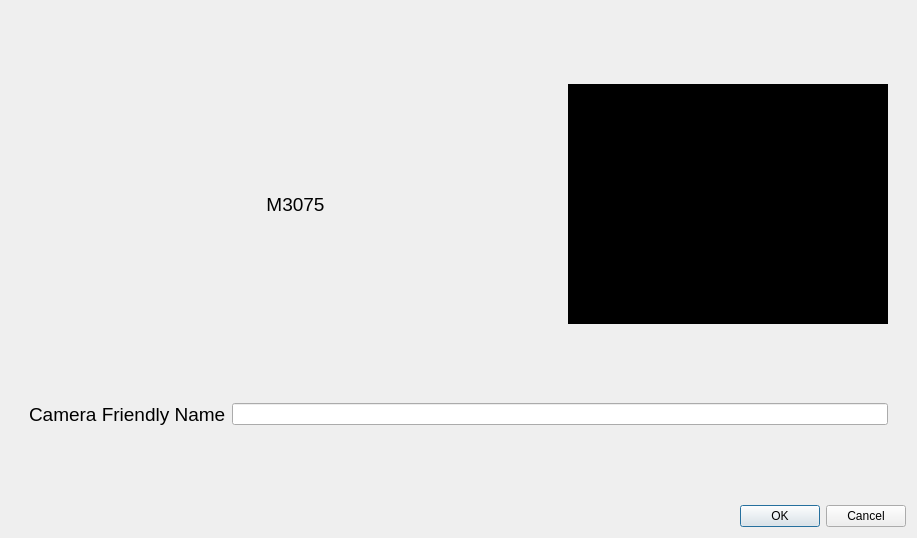
<?xml version="1.0" encoding="UTF-8"?>
<ui version="4.0">
 <class>FriendlyName</class>
 <widget class="QDialog" name="FriendlyName">
  <property name="geometry">
   <rect>
    <x>0</x>
    <y>0</y>
    <width>917</width>
    <height>538</height>
   </rect>
  </property>
  <property name="windowTitle">
   <string>Dialog</string>
  </property>
  <layout class="QVBoxLayout" name="verticalLayout">
   <item>
    <widget class="QWidget" name="widget" native="true">
     <layout class="QVBoxLayout" name="verticalLayout_2">
      <item>
       <widget class="QWidget" name="widget_2" native="true">
        <property name="sizePolicy">
         <sizepolicy hsizetype="Preferred" vsizetype="Fixed">
          <horstretch>0</horstretch>
          <verstretch>0</verstretch>
         </sizepolicy>
        </property>
        <layout class="QHBoxLayout" name="horizontalLayout">
         <item>
          <widget class="QLabel" name="cameraNameLabel">
           <property name="font">
            <font>
             <pointsize>14</pointsize>
            </font>
           </property>
           <property name="text">
            <string>M3075</string>
           </property>
           <property name="alignment">
            <set>Qt::AlignCenter</set>
           </property>
          </widget>
         </item>
         <item>
          <widget class="QWidget" name="imageContainer" native="true">
           <property name="sizePolicy">
            <sizepolicy hsizetype="Fixed" vsizetype="Fixed">
             <horstretch>0</horstretch>
             <verstretch>0</verstretch>
            </sizepolicy>
           </property>
           <property name="minimumSize">
            <size>
             <width>320</width>
             <height>240</height>
            </size>
           </property>
           <property name="styleSheet">
            <string notr="true">background-color: rgb(0, 0, 0);</string>
           </property>
          </widget>
         </item>
        </layout>
       </widget>
      </item>
      <item>
       <widget class="QWidget" name="widget_3" native="true">
        <property name="sizePolicy">
         <sizepolicy hsizetype="Preferred" vsizetype="Fixed">
          <horstretch>0</horstretch>
          <verstretch>0</verstretch>
         </sizepolicy>
        </property>
        <layout class="QHBoxLayout" name="horizontalLayout_2">
         <item>
          <widget class="QLabel" name="label_2">
           <property name="font">
            <font>
             <pointsize>14</pointsize>
            </font>
           </property>
           <property name="text">
            <string>Camera Friendly Name</string>
           </property>
          </widget>
         </item>
         <item>
          <widget class="QLineEdit" name="friendlyNameLineEdit"/>
         </item>
        </layout>
       </widget>
      </item>
     </layout>
    </widget>
   </item>
   <item>
    <widget class="QDialogButtonBox" name="friendlyNameButtonBox">
     <property name="orientation">
      <enum>Qt::Horizontal</enum>
     </property>
     <property name="standardButtons">
      <set>QDialogButtonBox::Cancel|QDialogButtonBox::Ok</set>
     </property>
    </widget>
   </item>
  </layout>
 </widget>
 <resources/>
 <connections/>
</ui>
